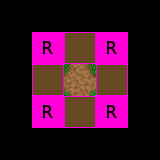

Rendered tile map (Tiled .tmx) drawn with the repository's tilesets; below, a short description and the map source with its tile grids summarised:
An orthogonal 5x5 tile map with 32x32 px tiles, 4 tile layers (Regions, Input_set, Output_Ground, Output_Fringe), 4 tilesets.

<map version="1.0" orientation="orthogonal" width="5" height="5" tilewidth="32" tileheight="32">
 <tileset firstgid="1" name="Woodland" tilewidth="32" tileheight="32">
  <image source="../../graphics/tiles/Woodland_ground.png" width="512" height="512" />
 </tileset>
 <tileset firstgid="257" name="Collision" tilewidth="32" tileheight="32">
  <image source="../../graphics/tiles/collision.png" width="64" height="32" />
 </tileset>
 <tileset firstgid="259" name="set_rules" tilewidth="32" tileheight="32">
  <image source="../../graphics/tiles/set_rules.png" width="64" height="64" />
 </tileset>
 <tileset firstgid="263" name="set_woodland" tilewidth="32" tileheight="32">
  <image source="../../graphics/tiles/set_woodland.png" width="512" height="320" />
 </tileset>
 <layer name="Regions" width="5" height="5">
  <data>[25 cells, 9 non-empty, 1 distinct tile ids]</data>
 </layer>
 <layer name="Input_set" width="5" height="5">
  <data>[25 cells, 5 non-empty, 1 distinct tile ids]</data>
 </layer>
 <layer name="Output_Ground" width="5" height="5">
  <data>[25 cells, 1 non-empty, 1 distinct tile ids]</data>
 </layer>
 <layer name="Output_Fringe" width="5" height="5">
  <data>[25 cells, 1 non-empty, 1 distinct tile ids]</data>
 </layer>
</map>
